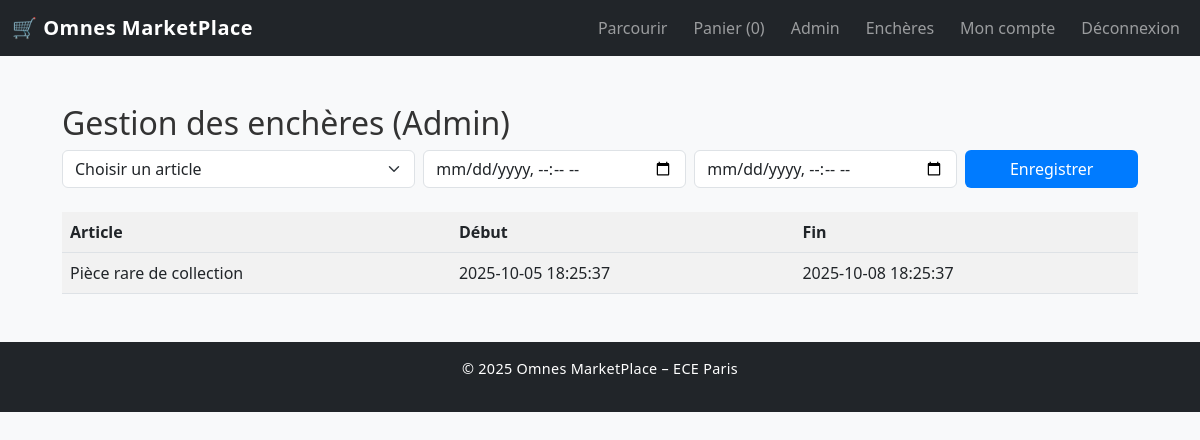
Page /admin/auctions.php (signed in) on the committed database.
### tables this page shows
CREATE TABLE auctions (
  id INT AUTO_INCREMENT PRIMARY KEY,
  item_id INT UNIQUE NOT NULL,
  debut_at DATETIME NOT NULL,
  fin_at DATETIME NOT NULL,
  FOREIGN KEY (item_id) REFERENCES items(id) ON DELETE CASCADE
);

CREATE TABLE items (
  id INT AUTO_INCREMENT PRIMARY KEY,
  vendor_id INT,
  nom VARCHAR(100),
  description TEXT,
  prix DECIMAL(10,2),
  type_vente ENUM('IMMEDIATE','NEGOCIATION','ENCHERE'),
  statut ENUM('EN_VENTE','VENDU') DEFAULT 'EN_VENTE',
  image_url VARCHAR(255),
  categorie VARCHAR(100),
  created_at TIMESTAMP DEFAULT CURRENT_TIMESTAMP,
  FOREIGN KEY (vendor_id) REFERENCES users(id) ON DELETE CASCADE
);

### admin/auctions.php (the view, shortened to what this page needs)
<?php
include '../includes/header.php';
include '../includes/db.php';
$auctions = $pdo->query("SELECT a.*, i.nom FROM auctions a JOIN items i ON a.item_id=i.id ORDER BY a.debut_at DESC")->fetchAll(PDO::FETCH_ASSOC);
?>
<div class="container mt-5">
  <h2>Gestion des enchères (Admin)</h2>
  <form method="post" class="row g-2 mb-4">
    <div class="col-md-4">
      <select name="item_id" class="form-select" required>
        <option value="">Choisir un article</option>
      </select>
    </div>
    <div class="col-md-3"><input type="datetime-local" name="start" class="form-control" required></div>
    <div class="col-md-3"><input type="datetime-local" name="end" class="form-control" required></div>
    <div class="col-md-2 d-grid"><button class="btn btn-primary">Enregistrer</button></div>
  </form>
  <table class="table table-striped">
    <thead><tr><th>Article</th><th>Début</th><th>Fin</th></tr></thead>
    <tbody>
      <?php foreach ($auctions as $a): ?>
        <tr>
          <td><?= htmlspecialchars($a['nom']); ?></td>
          <td><?= htmlspecialchars($a['debut_at']); ?></td>
          <td><?= htmlspecialchars($a['fin_at']); ?></td>
        </tr>
      <?php endforeach; ?>
    </tbody>
  </table>
</div>
<?php include '../includes/footer.php'; ?>

### assets/css/style.css (style rules this page uses)
body { font-family: 'Segoe UI', Tahoma, sans-serif; background-color: #f8f9fa; color: #333; }
.container { max-width: 1100px; }
.btn-primary { background-color: #007bff; border: none; }
.table th { background-color: #f1f1f1; }
.table td, .table th { vertical-align: middle; }

### rows in the picture
auctions: item.nom "Pièce rare de collection", debut_at "2025-10-05 18:25:37", fin_at "2025-10-08 18:25:37"

### other values in the picture
$cartCount "0"
